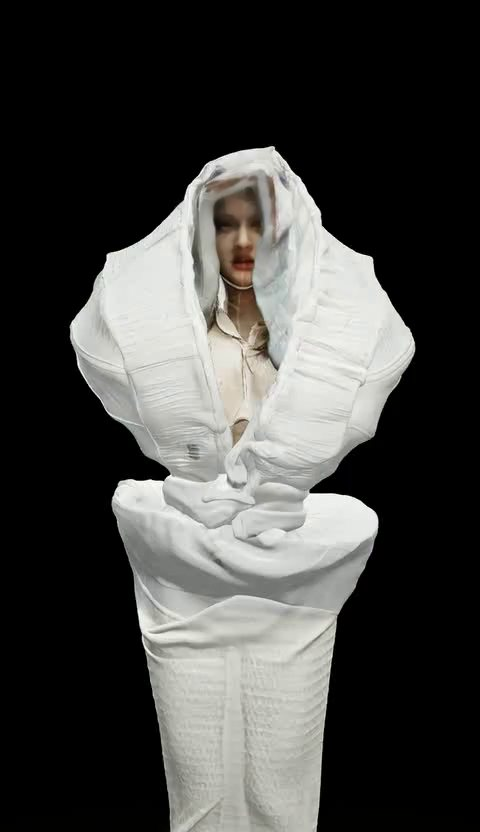
#> input picture dist/media/grip/000.jpg, 480 x 832 px
$ python rows.py ../dist/media/grip/000.jpg
#> lines starting #> are read from the running program, lines starting #| are printed output that depends on the picture
"""把比對圖切成一列一張（方便檢視）。"""
import sys
from PIL import Image
im = Image.open(sys.argv[1]); h = 662 + 4
#> further down, im is the input picture: PIL image 480x832 RGB; mean R, G, B 69.4, 69.4, 67.1
for r in range((im.height + 4) // h):
    im.crop((0, r * h, im.width, min(im.height, r * h + 662))).save(sys.argv[1].replace(".png", f"_row{r}.png"))
#> this loop made 1 pass
#> pass 1, `im.crop((0, r * h, im.width, min(im.height, r * h + 662))).save(sys.ar..`:
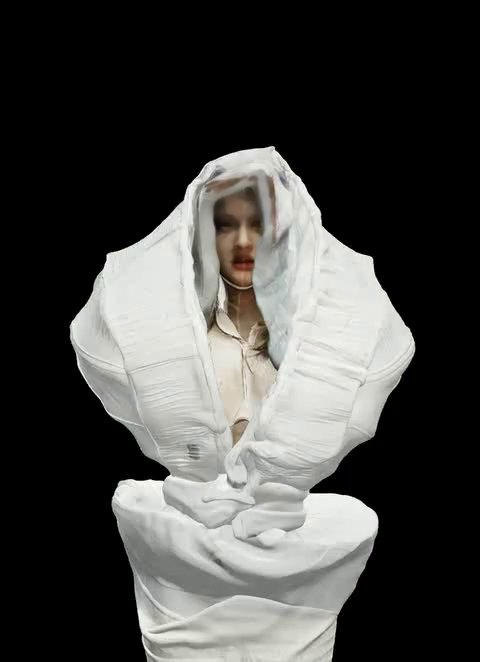
#> saved as 000.jpg: PIL image 480x662 RGB; mean R, G, B 71.3, 71.3, 69.2
